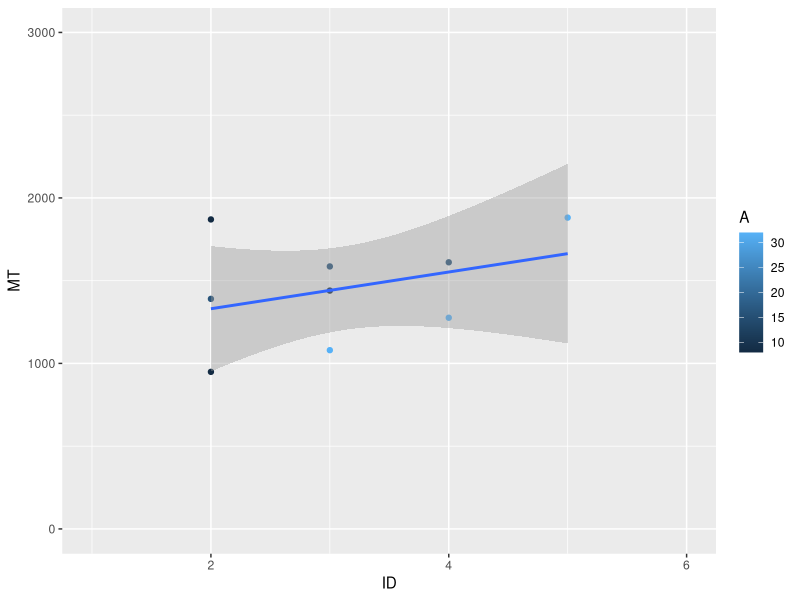
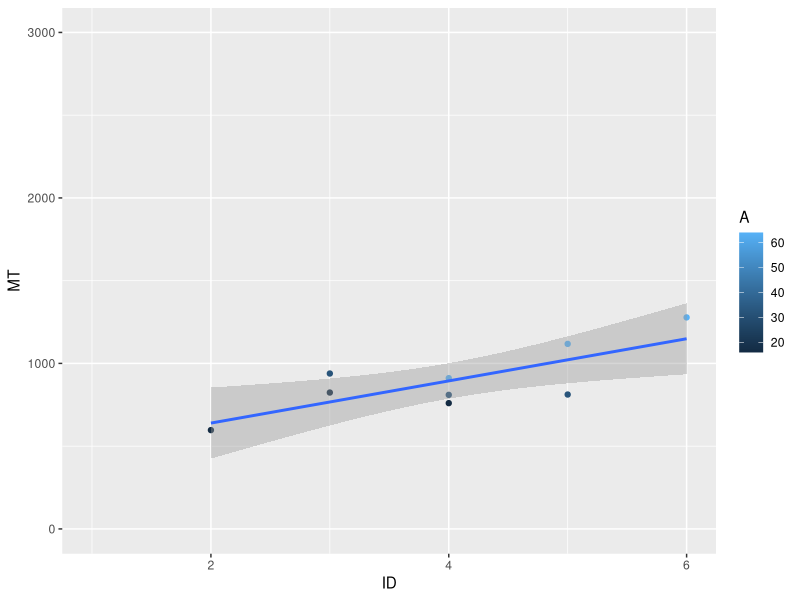
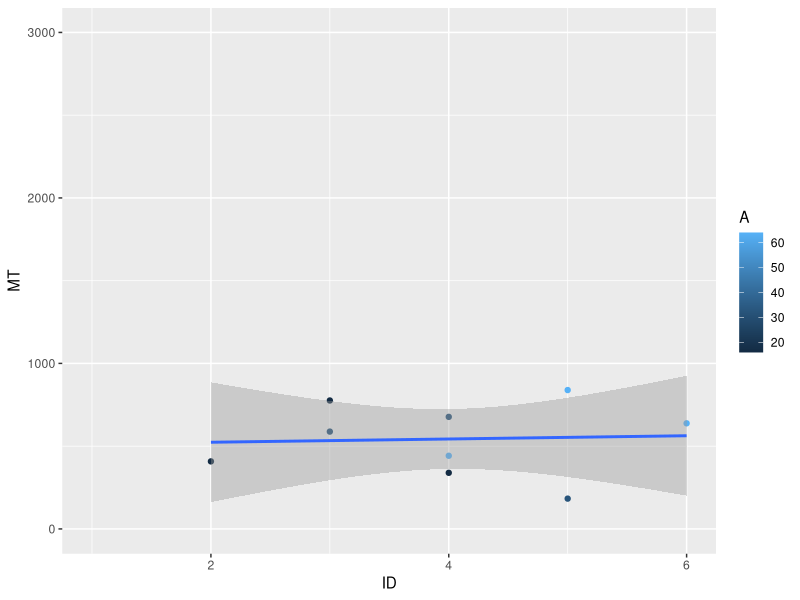

These charts were generated, in order, by the following R code:
## ---- chunk 1
knitr::opts_chunk$set(echo = TRUE)
## ---- chunk 2
library(ggplot2)
## ---- chunk 3
meanMTdf <- read.csv("../data/20211117_1527_MeanMT.csv", header=T)
rawdf <- read.csv("../data/20211117_1527_RawData.csv", header=T)
## ---- chunk 4
meanMTdf1 <- read.csv("../data/MeanMT1.csv", header=T)
rawdf1 <- read.csv("../data/RawData1.csv", header=T)
## ---- chunk 5
meanMTdf2 <- read.csv("../data/MeanMT2.csv", header=T)
rawdf2 <- read.csv("../data/RawData2.csv", header=T)
## ---- chunk 6
ggplot(meanMTdf, aes(ID, MT, color=A)) +
  geom_point() +
  geom_smooth(method='lm') +
  xlim(1,6) +
  ylim(0, 3000)

ggplot(meanMTdf1, aes(ID, MT, color=A)) +
  geom_point() +
  geom_smooth(method='lm') +
  xlim(1,6) +
  ylim(0, 3000)

ggplot(meanMTdf2, aes(ID, MT, color=A)) +
  geom_point() +
  geom_smooth(method='lm') +
  xlim(1,6) +
  ylim(0, 3000)
## ---- chunk 7
model <- lm(MT~ID, data = meanMTdf)
summary(model)

model1 <- lm(MT~ID, data = meanMTdf1)
summary(model1)

model2 <- lm(MT~ID, data = meanMTdf2)
summary(model2)
